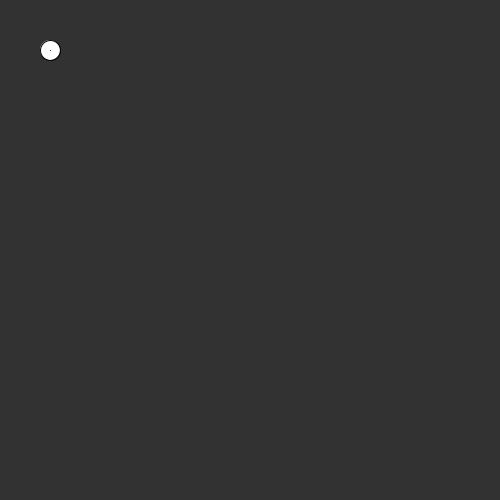
Frame 1 (no input)
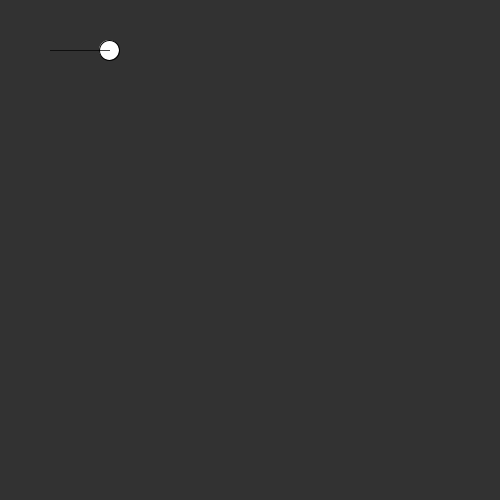
Frame 60 (the mouse pressed at the canvas centre just before this capture)
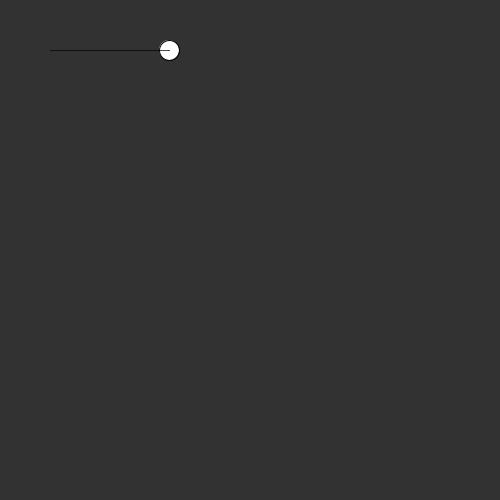
Frame 120 (the mouse held since frame 60 and released just before this capture)

The Processing sketch that drew these frames (run headless with seeded random() and noise(); from frame 60 on, the mouse is pressed at the canvas centre):

// Processing sketch: Je_tente_des_trucs
// ── Je_tente_des_trucs.pde
float xpos = 50;
float ypos = 50;
float pi = 3.14159265359;
float xmvt;
float ymvt;
float angle;

float [][] Tabl = new float [500][500];

int couleur = 50;

boolean toucheD = false;
boolean toucheG = false;

void setup() {
  size(500, 500);

  for (int x = 0; x < 500; x++) {
    for (int y = 0; y < 500; y++) {
      Tabl[y][x] = 0;
    }
  }
}

void draw() {
  background(couleur);


  xpos = xpos + xmvt;
  ypos = ypos + ymvt;

  xmvt = cos(angle);
  ymvt = sin(angle);

  ellipse(xpos, ypos, 20, 20);
  if (Tabl[int(xpos)][int(ypos)] == 1) couleur = 255;


  if (toucheD == true) angle = angle + pi/48;
  if (toucheG == true) angle = angle - pi/48;

  Tabl[int(ypos)][int(xpos)] = 1;
  //Tabl[int(ypos+1)][int(xpos)] = 1;
  //Tabl[int(ypos-1)][int(xpos)] = 1;
  //Tabl[int(ypos)][int(xpos-1)] = 1;

  for (int x = 0; x < 500; x++) {
    for (int y = 0; y < 500; y++) {
      if (Tabl[y][x] == 1) point(x, y);
    }
  }
}


void keyPressed() {
  if (key == 'd') toucheD = true;
  if (key == 'q') toucheG = true;
}
void keyReleased() {
  if (key == 'd') toucheD = false;
  if (key == 'q') toucheG = false;
}
